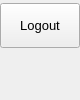
                 <widget class="QFrame" name="extraRightBox">
                  <property name="minimumSize">
                   <size>
                    <width>0</width>
                    <height>0</height>
                   </size>
                  </property>
                  <property name="maximumSize">
                   <size>
                    <width>0</width>
                    <height>16777215</height>
                   </size>
                  </property>
                  <property name="frameShape">
                   <enum>QFrame::NoFrame</enum>
                  </property>
                  <property name="frameShadow">
                   <enum>QFrame::Raised</enum>
                  </property>
                  <layout class="QVBoxLayout" name="verticalLayout_7">
                   <property name="spacing">
                    <number>0</number>
                   </property>
                   <property name="leftMargin">
                    <number>0</number>
                   </property>
                   <property name="topMargin">
                    <number>0</number>
                   </property>
                   <property name="rightMargin">
                    <number>0</number>
                   </property>
                   <property name="bottomMargin">
                    <number>0</number>
                   </property>
                   <item>
                    <widget class="QFrame" name="themeSettingsTopDetail">
                     <property name="maximumSize">
                      <size>
                       <width>16777215</width>
                       <height>3</height>
                      </size>
                     </property>
                     <property name="frameShape">
                      <enum>QFrame::NoFrame</enum>
                     </property>
                     <property name="frameShadow">
                      <enum>QFrame::Raised</enum>
                     </property>
                    </widget>
                   </item>
                   <item>
                    <widget class="QFrame" name="contentSettings">
                     <property name="frameShape">
                      <enum>QFrame::NoFrame</enum>
                     </property>
                     <property name="frameShadow">
                      <enum>QFrame::Raised</enum>
                     </property>
                     <layout class="QVBoxLayout" name="verticalLayout_13">
                      <property name="spacing">
                       <number>0</number>
                      </property>
                      <property name="leftMargin">
                       <number>0</number>
                      </property>
                      <property name="topMargin">
                       <number>0</number>
                      </property>
                      <property name="rightMargin">
                       <number>0</number>
                      </property>
                      <property name="bottomMargin">
                       <number>0</number>
                      </property>
                      <item alignment="Qt::AlignTop">
                       <widget class="QFrame" name="topMenus">
                        <property name="frameShape">
                         <enum>QFrame::NoFrame</enum>
                        </property>
                        <property name="frameShadow">
                         <enum>QFrame::Raised</enum>
                        </property>
                        <layout class="QVBoxLayout" name="verticalLayout_14">
                         <property name="spacing">
                          <number>0</number>
                         </property>
                         <property name="leftMargin">
                          <number>0</number>
                         </property>
                         <property name="topMargin">
                          <number>0</number>
                         </property>
                         <property name="rightMargin">
                          <number>0</number>
                         </property>
                         <property name="bottomMargin">
                          <number>0</number>
                         </property>
                         <item>
                          <widget class="QPushButton" name="btn_logout">
                           <property name="sizePolicy">
                            <sizepolicy hsizetype="Expanding" vsizetype="Fixed">
                             <horstretch>0</horstretch>
                             <verstretch>0</verstretch>
                            </sizepolicy>
                           </property>
                           <property name="minimumSize">
                            <size>
                             <width>0</width>
                             <height>45</height>
                            </size>
                           </property>
                           <property name="font">
                            <font>
                             <family>Segoe UI</family>
                             <pointsize>10</pointsize>
                             <weight>50</weight>
                             <italic>false</italic>
                             <bold>false</bold>
                            </font>
                           </property>
                           <property name="cursor">
                            <cursorShape>PointingHandCursor</cursorShape>
                           </property>
                           <property name="layoutDirection">
                            <enum>Qt::LeftToRight</enum>
                           </property>
                           <property name="styleSheet">
                            <string notr="true">background-image: url(:/icons/images/icons/cil-account-logout.png);</string>
                           </property>
                           <property name="text">
                            <string>Logout</string>
                           </property>
                          </widget>
                         </item>
                        </layout>
                       </widget>
                      </item>
                     </layout>
                    </widget>
                   </item>
                  </layout>
                 </widget>
